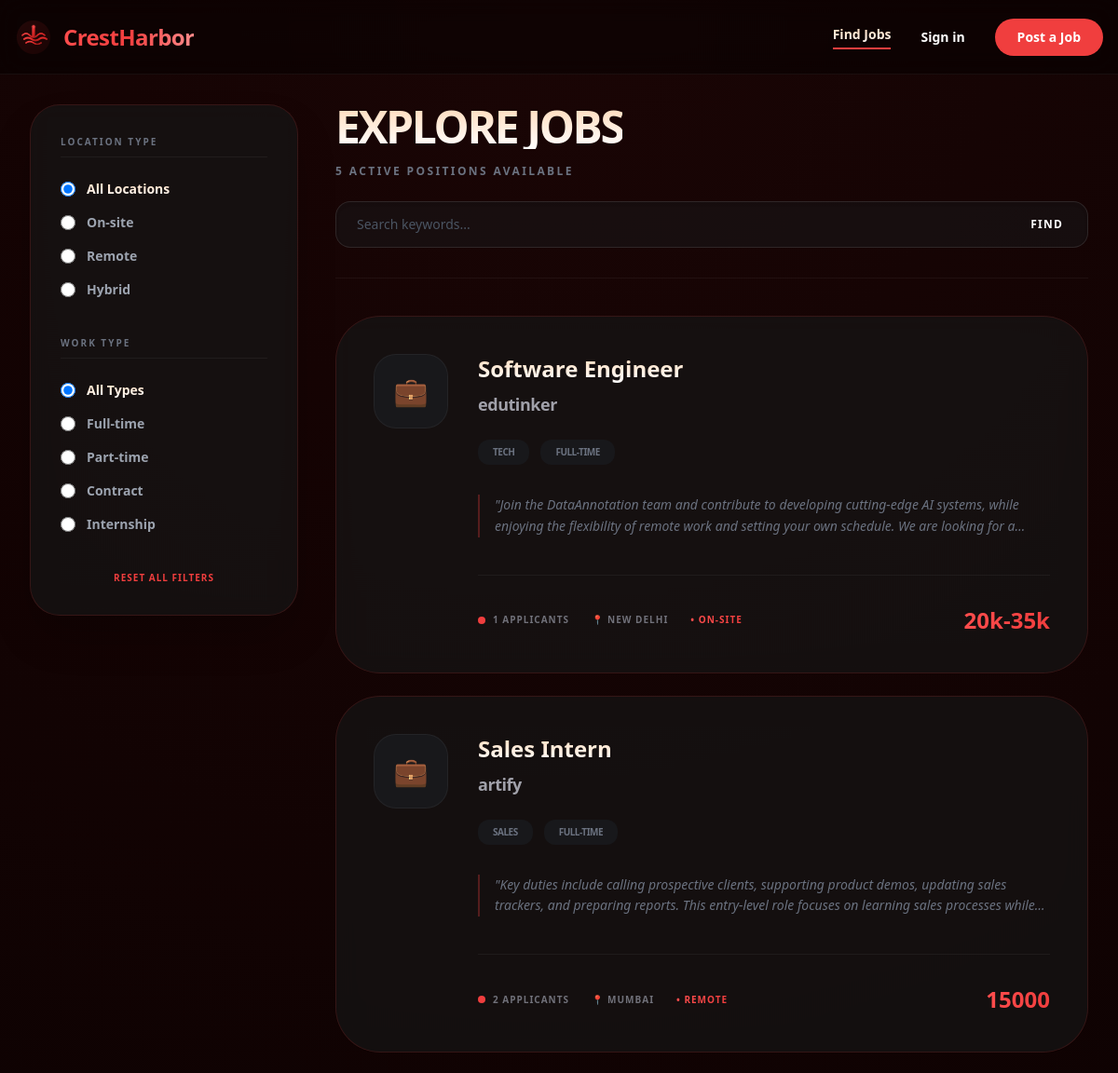
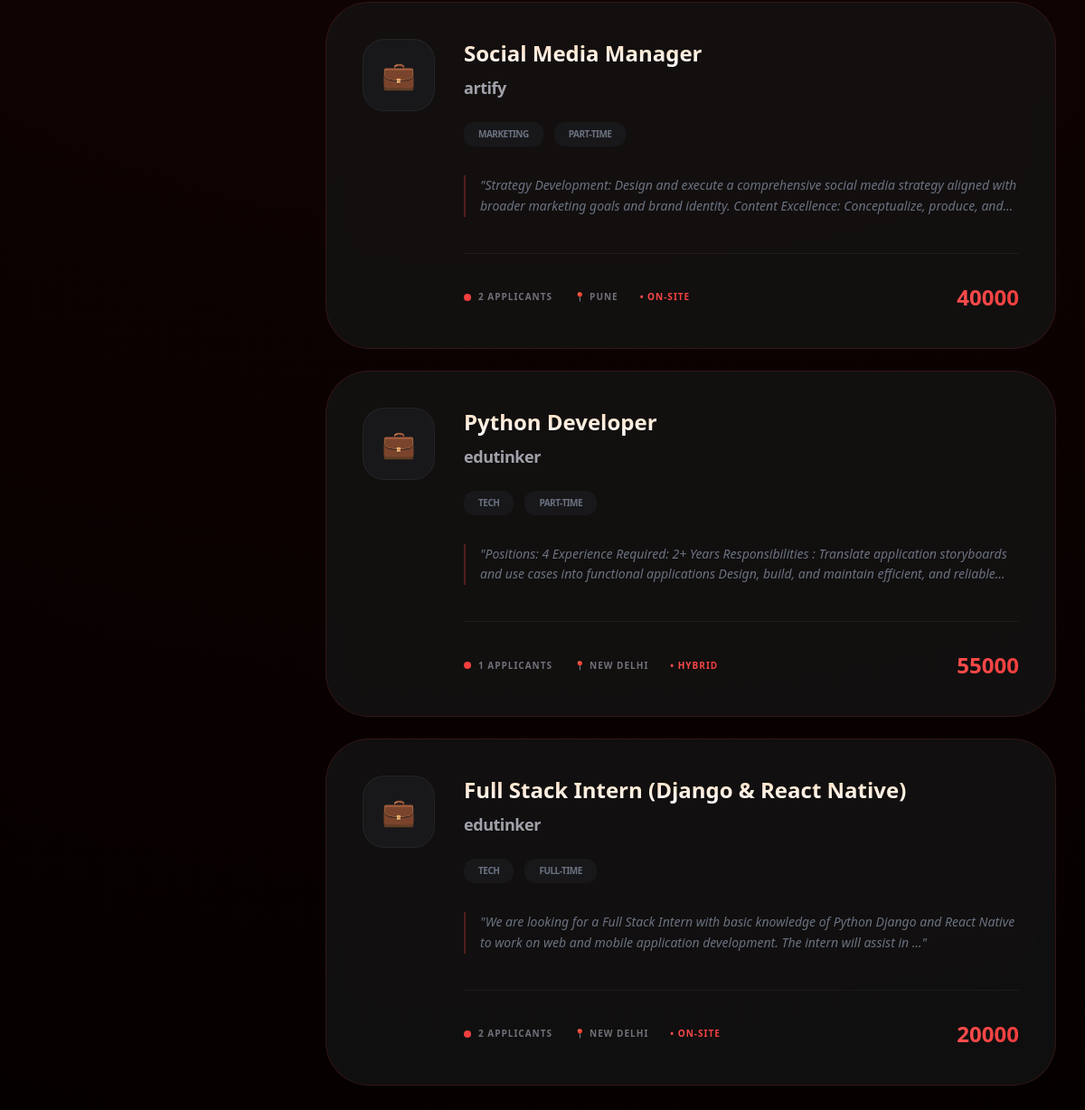
The page /find-jobs/ on the database its author committed (2 pictures, top to bottom).
### jobs/models.py (models this page shows, shortened)
class Job(models.Model):
    company = models.ForeignKey(Company, on_delete=models.CASCADE, related_name='jobs')
    title = models.CharField(max_length=255)
    description = models.TextField()
    location = models.CharField(max_length=100)
    category = models.CharField(max_length=50, choices=CATEGORY_CHOICES, default='Tech')
    location_type = models.CharField(max_length=20, choices=LOCATION_TYPE_CHOICES, default='On-site')
    work_type = models.CharField(max_length=20, choices=WORK_TYPE_CHOICES, default='Full-time')
    salary_range = models.CharField(max_length=100, help_text="e.g. $100k - $120k")
    created_at = models.DateTimeField(auto_now_add=True)

class Company(models.Model):
    user = models.OneToOneField(settings.AUTH_USER_MODEL, on_delete=models.CASCADE, related_name='employer_profile')
    name = models.CharField(max_length=200)
    description = models.TextField()
    website = models.URLField()

### jobs/views.py (the view)
# urls.py: path('find-jobs/', views.JobListView.as_view(), name='job-list'),
class JobListView(ListView):
    model = Job
    template_name = 'jobs/job_list.html'
    context_object_name = 'jobs'
    def get_queryset(self):
        queryset = Job.objects.annotate(total_applicants=Count('applications'))
        q = self.request.GET.get('q', '').strip()
        location = self.request.GET.get('location', '').strip()
        work_type = self.request.GET.get('work_type', '').strip()
        location_type = self.request.GET.get('location_type', '').strip()
        sort = self.request.GET.get('sort', 'date')
        if q: queryset = queryset.filter(Q(title__icontains=q) | Q(company__name__icontains=q))
        if location: queryset = queryset.filter(location__icontains=location)
        if work_type: queryset = queryset.filter(work_type=work_type)
        if location_type: queryset = queryset.filter(location_type=location_type)
        return queryset.order_by('-salary_range' if sort == 'salary' else '-created_at')
    def get_context_data(self, **kwargs):
        context = super().get_context_data(**kwargs)
        context['work_types_list'] = ['Full-time', 'Part-time', 'Contract', 'Internship']
        context['location_types_list'] = ['On-site', 'Remote', 'Hybrid']
        context['sel_work_type'] = self.request.GET.get('work_type','')
        context['sel_loc_type'] = self.request.GET.get('location_type','')
        return context

### jobs/templates/jobs/job_list.html (shortened to what this page needs)
{% extends 'jobs/base.html' %}
{% block content %}
<div class="flex flex-col lg:flex-row gap-10 items-start">
    <aside class="w-full lg:w-72 shrink-0">
        <form method="GET" action="{% url 'job-list' %}" class="bg-matte-card p-8 rounded-[2rem] sticky top-24 shadow-2xl">
            <div class="mb-10">
                <h3 class="text-[10px] font-black text-gray-500 uppercase tracking-[0.2em] mb-6 border-b border-white/5 pb-2">Location Type</h3>
                <div class="space-y-4">
                    <label class="flex items-center gap-3 cursor-pointer group">
                        <input type="radio" name="location_type" value="" {% if sel_loc_type == "" %}checked{% endif %} onchange="this.form.submit()" class="w-4 h-4 bg-zinc-900 border-zinc-700 text-[#f03e3e] focus:ring-[#f03e3e]">
                        <span class="text-sm font-bold transition {% if sel_loc_type == "" %}peach-white-text{% else %}text-gray-400 group-hover:peach-white-text{% endif %}">All Locations</span>
                    </label>
                    {% for loc in location_types_list %}
                    <label class="flex items-center gap-3 cursor-pointer group">
                        <input type="radio" name="location_type" value="{{ loc }}" {% if sel_loc_type == loc %}checked{% endif %} onchange="this.form.submit()" class="w-4 h-4 bg-zinc-900 border-zinc-700 text-[#f03e3e] focus:ring-[#f03e3e]">
                        <span class="text-sm font-bold transition {% if sel_loc_type == loc %}peach-white-text{% else %}text-gray-400 group-hover:peach-white-text{% endif %}">{{ loc }}</span>
                    </label>
                    {% endfor %}
                </div>
            </div>
            <div class="mb-10">
                <h3 class="text-[10px] font-black text-gray-500 uppercase tracking-[0.2em] mb-6 border-b border-white/5 pb-2">Work Type</h3>
                <div class="space-y-4">
                    <label class="flex items-center gap-3 cursor-pointer group">
                        <input type="radio" name="work_type" value="" {% if sel_work_type == "" %}checked{% endif %} onchange="this.form.submit()" class="w-4 h-4 bg-zinc-900 border-zinc-700 text-[#f03e3e] focus:ring-[#f03e3e]">
                        <span class="text-sm font-bold transition {% if sel_work_type == "" %}peach-white-text{% else %}text-gray-400 group-hover:peach-white-text{% endif %}">All Types</span>
                    </label>
                    {% for work in work_types_list %}
                    <label class="flex items-center gap-3 cursor-pointer group">
                        <input type="radio" name="work_type" value="{{ work }}" {% if sel_work_type == work %}checked{% endif %} onchange="this.form.submit()" class="w-4 h-4 bg-zinc-900 border-zinc-700 text-[#f03e3e] focus:ring-[#f03e3e]">
                        <span class="text-sm font-bold transition {% if sel_work_type == work %}peach-white-text{% else %}text-gray-400 group-hover:peach-white-text{% endif %}">{{ work }}</span>
                    </label>
                    {% endfor %}
                </div>
            </div>
            <a href="{% url 'job-list' %}" class="block text-center text-[10px] font-black uppercase text-[#f03e3e] hover:peach-white-text transition tracking-widest mt-4">
                Reset All Filters
            </a>
        </form>
    </aside>
    <div class="flex-1 w-full">
        <div class="mb-10 border-b border-white/5 pb-8">
            <div class="flex flex-col xl:flex-row justify-between items-start xl:items-center gap-6">
                <div>
                    <h1 class="text-5xl font-black tracking-tighter uppercase leading-none">
                        <span class="peach-white-text">Explore Jobs</span>
                    </h1>
                    <p class="text-gray-500 font-bold text-xs uppercase tracking-[0.2em] mt-4">
                        {{ jobs.count }} active positions available
                    </p>
                </div>
                <form action="{% url 'job-list' %}" method="GET" class="w-full xl:max-w-md flex items-center bg-zinc-900/50 border border-white/10 rounded-2xl p-1.5 shadow-inner">
                    <input type="text" name="q" value="{{ request.GET.q|default:'' }}" placeholder="Search keywords..."
                           class="bg-transparent w-full px-4 py-2 text-white focus:outline-none placeholder-gray-600 text-sm">
                    <button type="submit" class="btn-matte-red text-white px-5 py-2 rounded-xl font-bold text-xs uppercase tracking-widest transition">
                        Find
                    </button>
                </form>
            </div>
        </div>
        <div class="space-y-6">
            {% for job in jobs %}
            <div class="bg-matte-card p-10 rounded-[3rem] relative group hover:border-[#f03e3e] transition-all duration-500">
                <div class="flex gap-8">
                    <div class="w-20 h-20 bg-zinc-900 rounded-[1.5rem] flex items-center justify-center text-3xl border border-white/5 group-hover:border-[#f03e3e] transition">💼</div>
                    <div class="flex-1">
                        <div class="flex justify-between items-start mb-2">
                            <h2 class="text-2xl font-bold">
                                <span class="peach-white-text group-hover:crest-red-text transition-colors">{{ job.title }}</span>
                            </h2>
                        </div>
                        <p class="text-zinc-400 font-bold mb-6 text-lg tracking-tight">{{ job.company.name }}</p>
                        <div class="flex gap-3 mb-8">
                            <span class="px-4 py-1.5 bg-zinc-900 rounded-xl text-[10px] font-black text-gray-500 uppercase tracking-tighter">{{ job.category }}</span>
                            <span class="px-4 py-1.5 bg-zinc-900 rounded-xl text-[10px] font-black text-gray-500 uppercase tracking-tighter">{{ job.work_type }}</span>
                        </div>
                        <div class="text-gray-500 text-sm leading-relaxed line-clamp-2 italic mb-8 border-l-2 border-[#f03e3e]/30 pl-4">
                            "{{ job.description|truncatewords:30 }}"
                        </div>
                        <div class="flex items-center justify-between mt-10 pt-8 border-t border-white/5">
                            <div class="flex gap-6 text-[10px] font-black text-zinc-500 uppercase tracking-widest">
                                <span class="flex items-center gap-2">
                                    <span class="w-2 h-2 rounded-full bg-[#f03e3e] animate-pulse"></span>
                                    {{ job.total_applicants }} Applicants
                                </span>
                                <span>📍 {{ job.location }}</span>
                                <span class="crest-red-text font-black tracking-widest">• {{ job.location_type }}</span>
                            </div>
                            <p class="text-2xl font-black crest-red-text">{{ job.salary_range }}</p>
                        </div>
                    </div>
                </div>
                <a href="{% url 'job-detail' job.id %}" class="absolute inset-0"></a>
            </div>
            {% endfor %}
        </div>
    </div>
</div>
{% endblock %}

### jobs/templates/jobs/base.html (style rules this page uses)
body { font-family: 'Segoe UI', Tahoma, Geneva, Verdana, sans-serif; background: radial-gradient(circle at top, #1a0505 0%, #050000 100%); background-attachment: fixed; color: #ffffff; }
.peach-white-text { background: linear-gradient(180deg, #FFDAB9 0%, #FFFFFF 100%); -webkit-background-clip: text; -webkit-text-fill-color: transparent; display: inline-block; }
.crest-red-text { background: linear-gradient(90deg, #ff4d4d 0%, #f03e3e 100%); -webkit-background-clip: text; -webkit-text-fill-color: transparent; }
.bg-matte-card { background-color: rgba(22, 22, 22, 0.7); border: 1px solid rgba(240, 62, 62, 0.15); backdrop-filter: blur(12px); }

### rows shown on the page
Job: title "Software Engineer", company.name "edutinker", category "TECH", work_type "FULL-TIME", description "Join the DataAnnotation team and contribute to developing cutting-edge AI systems, while enjoying the flexibility of remote work and setting your own schedule. We are looking for…", total_applicants "1", location "NEW DELHI", location_type "ON-SITE", salary_range "20k-35k"
Job: title "Sales Intern", company.name "artify", category "SALES", work_type "FULL-TIME", description "Key duties include calling prospective clients, supporting product demos, updating sales trackers, and preparing reports. This entry-level role focuses on learning sales processes…", total_applicants "2", location "MUMBAI", location_type "REMOTE", salary_range "15000"
Job: title "Social Media Manager", company.name "artify", category "MARKETING", work_type "PART-TIME", description "Strategy Development: Design and execute a comprehensive social media strategy aligned with broader marketing goals and brand identity. Content Excellence: Conceptualize, produce,…", total_applicants "2", location "PUNE", location_type "ON-SITE", salary_range "40000"
Job: title "Python Developer", company.name "edutinker", category "TECH", work_type "PART-TIME", description "Positions: 4 Experience Required: 2+ Years Responsibilities : Translate application storyboards and use cases into functional applications Design, build, and maintain efficient, and…", total_applicants "1", location "NEW DELHI", location_type "HYBRID", salary_range "55000"
Job: title "Full Stack Intern (Django & React Native)", company.name "edutinker", category "TECH", work_type "FULL-TIME", description "We are looking for a Full Stack Intern with basic knowledge of Python Django and React Native to work on web and mobile application development. The intern will assist in …", total_applicants "2", location "NEW DELHI", location_type "ON-SITE", salary_range "20000"

### other values the page prints
{{ loc }} "On-site" "Remote" "Hybrid"
{{ work }} "Full-time" "Part-time" "Contract" "Internship"
{{ jobs.count }} "5"
